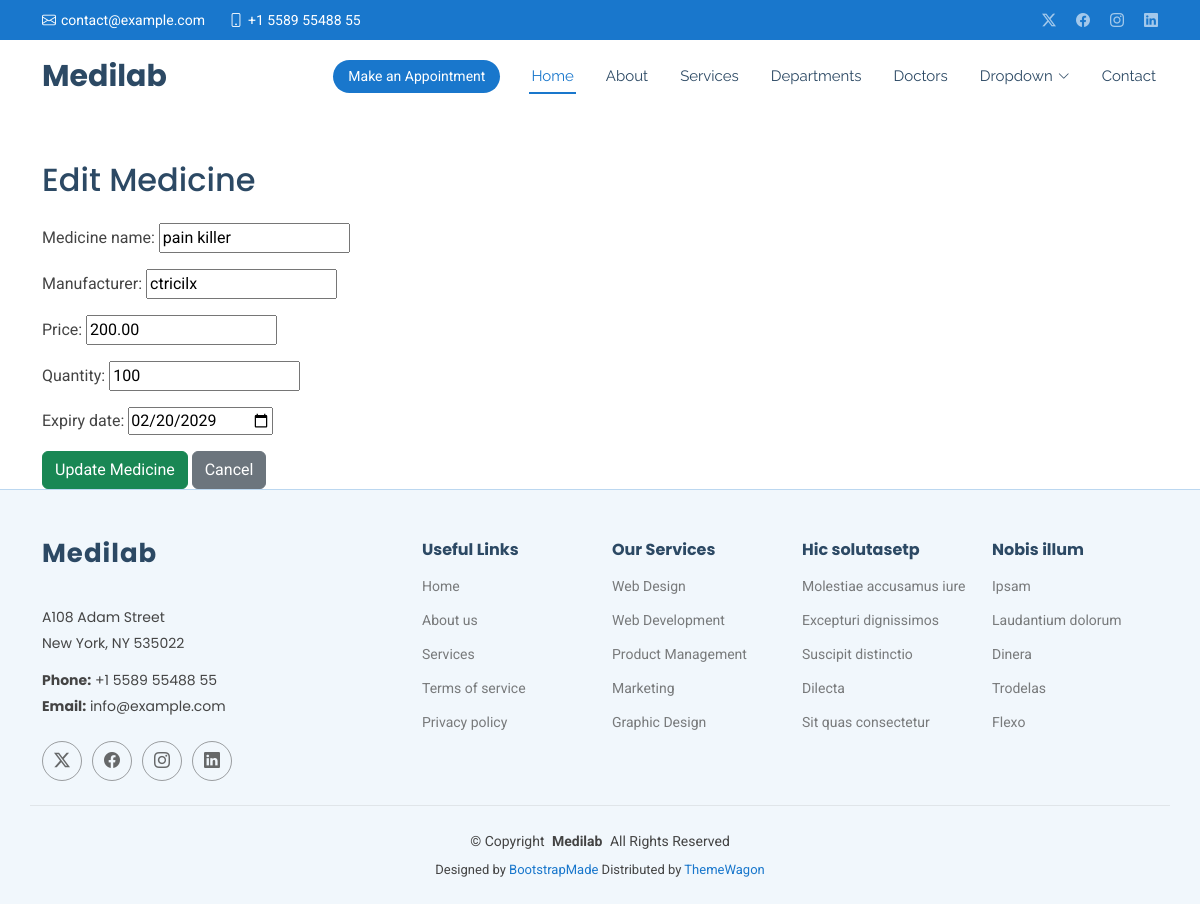
Screenshot of /edit_medicine/1/ with the database file from the repository.
### projectapp/models.py (models this page shows, shortened)
class Medicine(models.Model):
    medicine_name = models.CharField(max_length=100)
    manufacturer = models.CharField(max_length=100)
    price = models.DecimalField(max_digits=10, decimal_places=2)
    quantity = models.IntegerField()
    expiry_date = models.DateField()

### projectapp/views.py (the view)
# urls.py: path('edit_medicine/<int:id>/', views.edit_medicine, name='edit_medicine'),
def edit_medicine(request, id):
    medicine = Medicine.objects.get(id=id)
    form = MedicineForm(instance=medicine)
    if request.method == "POST":
        form = MedicineForm(request.POST, instance=medicine)
        if form.is_valid():
            form.save()
            messages.success(request, "Medicine Updated Successfully")
            return redirect('view_medicine')
    return render(request, 'edit_medicine.html', {'form': form})

### projectapp/forms.py
class MedicineForm(forms.ModelForm):
    class Meta:
        model = Medicine
        fields = '__all__'
        widgets = {
            'expiry_date': forms.DateInput(attrs={'type': 'date'}),
        }

### templates/edit_medicine.html (shortened to what this page needs)
{% extends 'base.html' %}
{% block content %}
<div class="container mt-5">
    <h2 class="mb-4">Edit Medicine</h2>
    <form method="POST">
        {{ form.as_p }}
        <button type="submit" class="btn btn-success">
            Update Medicine
        </button>
        <a href="{% url 'view_medicine' %}" class="btn btn-secondary">
            Cancel
        </a>
    </form>
</div>
{% endblock %}

### static/assets/css/main.css (style rules this page uses)
:root { --default-font: "Roboto", system-ui, -apple-system, "Segoe UI", Roboto, "Helvetica Neue", Arial, "Noto Sans", "Liberation Sans", sans-serif, "Apple Color Emoji", "Segoe UI Emoji", "Segoe UI Symbol", "Noto Color Emoji"; --heading-font: "Poppins", sans-serif; --nav-font: "Raleway", sans-serif; }
:root { --background-color: #ffffff; --default-color: #444444; --heading-color: #2c4964; --accent-color: #1977cc; --surface-color: #ffffff; --contrast-color: #ffffff; }
:root { --nav-color: #2c4964; --nav-hover-color: #1977cc; --nav-mobile-background-color: #ffffff; --nav-dropdown-background-color: #ffffff; --nav-dropdown-color: #2c4964; --nav-dropdown-hover-color: #1977cc; }
:root { scroll-behavior: smooth; }
body { color: var(--default-color); background-color: var(--background-color); font-family: var(--default-font); }
a { color: var(--accent-color); text-decoration: none; transition: 0.3s; }
h1, h2, h3, h4, h5, h6 { color: var(--heading-color); font-family: var(--heading-font); }

### rows the page displays
Medicine: medicine_name "pain killer", manufacturer "ctricilx", price "200.00", quantity "100", expiry_date "02/20/2029"
